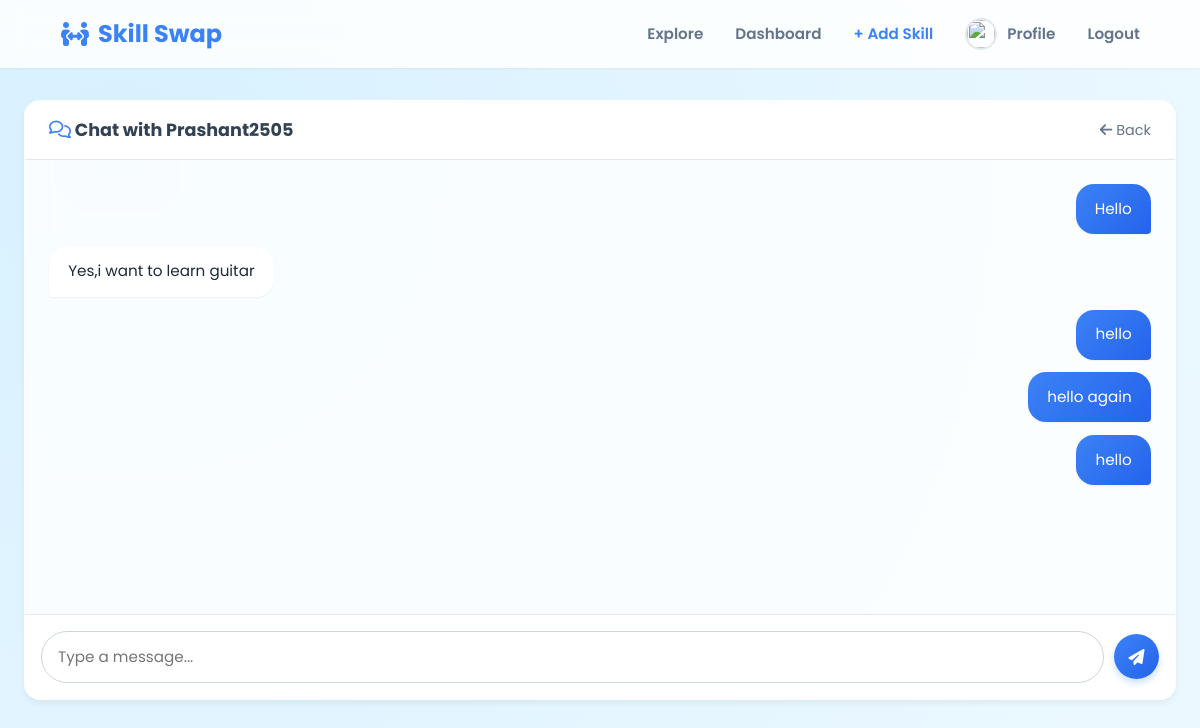
The page /chat/1/ (signed in) on the database its author committed.
### core/models.py (models this page shows)
class Message(models.Model):
    sender = models.ForeignKey(User, related_name='sent_messages', on_delete=models.CASCADE)
    receiver = models.ForeignKey(User, related_name='received_messages', on_delete=models.CASCADE)
    content = models.TextField()
    timestamp = models.DateTimeField(auto_now_add=True)
    is_read = models.BooleanField(default=False)

### core/views.py (the view)
# urls.py: path('chat/<int:user_id>/', views.chat, name='chat'),
@login_required
def chat(request, user_id):
    other_user = get_object_or_404(User, id=user_id)
    Message.objects.filter(
        sender=other_user,
        receiver=request.user,
        is_read=False
    ).update(is_read=True)
    messages = Message.objects.filter(
        Q(sender=request.user, receiver=other_user) |
        Q(sender=other_user, receiver=request.user)
    ).order_by('timestamp')
    if request.method == 'POST':
        content = request.POST.get('content')
        if content: # Prevent empty messages
            Message.objects.create(sender=request.user, receiver=other_user, content=content)
        return redirect('chat', user_id=user_id)
    return render(request, 'core/chat.html', {'other_user': other_user, 'messages': messages})

### templates/core/chat.html (shortened to what this page needs)
{% extends 'base.html' %}
{% load static %}
{% block extra_css %}
    <link rel="stylesheet" href="{% static 'core/css/chat.css' %}">
{% endblock %}
{% block content %}
<div class="chat-container">
    <div class="chat-header">
        <h3 class="chat-title">
            <i class="fa-regular fa-comments" style="color: #3b82f6;"></i>
            Chat with {{ other_user.username }}
        </h3>
        <a href="{% url 'dashboard' %}" class="back-link">
            <i class="fa-solid fa-arrow-left"></i> Back
        </a>
    </div>
    <div class="messages-area" id="msg-area">
        {% for msg in messages %}
        <div class="message-row">
            <div class="message-bubble {% if msg.sender == request.user %}msg-sent{% else %}msg-received{% endif %}">
                {{ msg.content }}
            </div>
        </div>
        {% endfor %}
    </div>
    <form method="POST" class="chat-input-area">
        <input type="text" name="content" placeholder="Type a message..." required autocomplete="off">
        <button type="submit" class="btn btn-primary btn-send">
            <i class="fa-solid fa-paper-plane"></i>
        </button>
    </form>
</div>
{% endblock %}

### core/static/core/css/style.css (style rules this page uses)
:root { --primary: #3b82f6; --primary-dark: #2563eb; --primary-light: #dbeafe; --secondary: #64748b; --bg-light: #f8fafc; --white: #ffffff; --shadow-sm: 0 1px 2px 0 rgba(0, 0, 0, 0.05); --shadow-lg: 0 10px 15px -3px rgba(0, 0, 0, 0.1), 0 4px 6px -2px rgba(0, 0, 0, 0.05); --radius: 16px; }
* { margin: 0; padding: 0; box-sizing: border-box; font-family: 'Poppins', sans-serif; }
body { background: radial-gradient(circle at 10% 20%, rgb(216, 241, 255) 0%, rgb(235, 248, 255) 90%), linear-gradient(135deg, #e6f2ff 0%, #cce5ff 100%); background-size: cover; background-attachment: fixed; color: #1e293b; min-height: 100vh; display: flex; flex-direction: column; position: relative; overflow-x: hidden; }
.btn, .btn-primary { display: inline-block; padding: 0.75rem 1.5rem; background: linear-gradient(135deg, var(--primary) 0%, var(--primary-dark) 100%); color: white; text-decoration: none; border-radius: 50px; font-weight: 600; border: none; cursor: pointer; transition: transform 0.2s, box-shadow 0.2s; text-align: center; box-shadow: 0 4px 6px rgba(59, 130, 246, 0.25); font-size: 1rem; }
input[type="text"], input[type="email"], input[type="password"], textarea { width: 100%; padding: 0.85rem 1rem; border: 1px solid #cbd5e1; border-radius: 12px; margin-bottom: 1rem; font-size: 0.95rem; outline: none; transition: all 0.2s; background: rgba(255, 255, 255, 0.8); }

### core/static/core/css/chat.css (style rules this page uses)
.chat-container { height: 75vh; display: flex; flex-direction: column; background: rgba(255, 255, 255, 0.8); backdrop-filter: blur(10px); border: 1px solid rgba(255,255,255,0.5); border-radius: 16px; box-shadow: 0 4px 6px rgba(0,0,0,0.05); overflow: hidden; }
.chat-header { padding: 1rem 1.5rem; border-bottom: 1px solid #e2e8f0; display: flex; justify-content: space-between; align-items: center; background: rgba(255,255,255,0.9); }
.chat-title { color: #334155; margin: 0; font-size: 1.1rem; }
.back-link { color: #64748b; text-decoration: none; font-size: 0.9rem; }
.messages-area { flex: 1; overflow-y: auto; padding: 1.5rem; display: flex; flex-direction: column; gap: 0.8rem; }
.message-row { display: flex; width: 100%; }
.message-bubble { max-width: 70%; padding: 0.85rem 1.2rem; border-radius: 18px; font-size: 0.95rem; line-height: 1.5; position: relative; box-shadow: 0 1px 2px rgba(0,0,0,0.05); }
.msg-sent { background: linear-gradient(135deg, #3b82f6 0%, #2563eb 100%); color: white; margin-left: auto; border-bottom-right-radius: 4px; }
.msg-received { background: white; color: #1e293b; margin-right: auto; border-bottom-left-radius: 4px; }
.chat-input-area { padding: 1rem; background: rgba(255,255,255,0.9); border-top: 1px solid #e2e8f0; display: flex; gap: 10px; align-items: center; }
.chat-input-area input { margin-bottom: 0; border-radius: 50px; flex: 1; }
.btn-send { width: 45px; height: 45px; padding: 0; border-radius: 50%; display: flex; align-items: center; justify-content: center; }

### rows shown on the page
Message: content "Hello"
Message: content "Yes,i want to learn guitar"
Message: content "hello"
Message: content "hello again"
Message: content "hello"

### other values the page prints
{{ other_user.username }} "Prashant2505"
